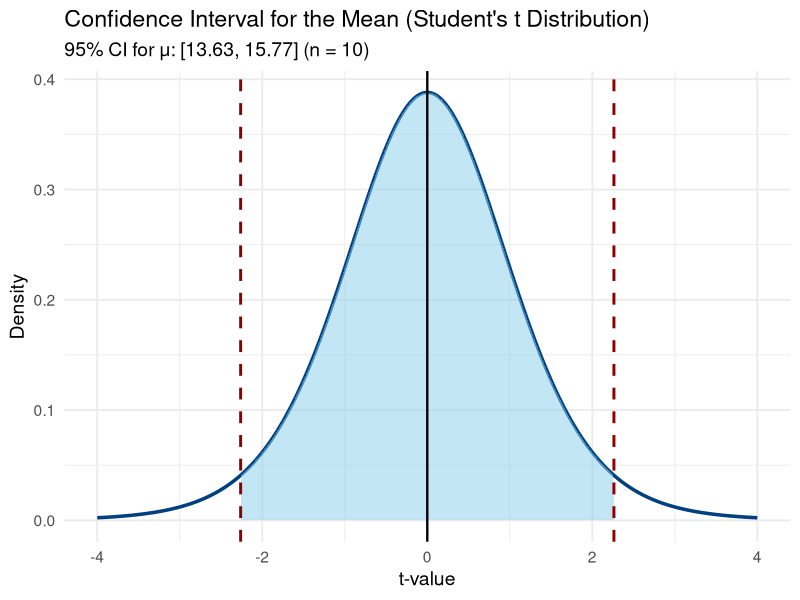

Write the R code that produced this figure.
## ---- chunk 1
# ------------------------------------------------------------
# Confidence Interval Visualization using the Student's t-distribution
# ------------------------------------------------------------
# This code:
# 1. Generates a small sample (n = 10)
# 2. Computes the sample mean, SD, and 95% CI for the population mean
# 3. Plots the t-distribution with the CI region highlighted
# ------------------------------------------------------------

# Load required libraries
library(ggplot2)

# Step 1: Create a small random sample (example data: test completion times in minutes)
set.seed(123)
x <- c(12, 15, 14, 16, 13, 15, 14, 17, 16, 15)

# Step 2: Compute sample statistics
n <- length(x)
xbar <- mean(x)
s <- sd(x)
alpha <- 0.05

# Step 3: Find t critical value for 95% CI
t_crit <- qt(1 - alpha/2, df = n - 1)

# Step 4: Compute margin of error and CI bounds
ME <- t_crit * s / sqrt(n)
CI_lower <- xbar - ME
CI_upper <- xbar + ME

# Step 5: Create a data frame for the t-distribution
t_values <- seq(-4, 4, length.out = 400)
t_density <- dt(t_values, df = n - 1)
df_plot <- data.frame(t_values, t_density)

# Step 6: Convert the observed t-statistics to standardized coordinates
t_lower <- (CI_lower - xbar) / (s / sqrt(n))
t_upper <- (CI_upper - xbar) / (s / sqrt(n))

# Step 7: Plot
ggplot(df_plot, aes(x = t_values, y = t_density)) +
  geom_line(color = "#004080", size = 1.2) +
  geom_area(data = subset(df_plot, t_values >= t_lower & t_values <= t_upper),
            aes(x = t_values, y = t_density), fill = "skyblue", alpha = 0.5) +
  geom_vline(xintercept = c(t_lower, t_upper), color = "darkred", linetype = "dashed", size = 1) +
  geom_vline(xintercept = 0, color = "black", size = 0.8) +
  labs(
    title = "Confidence Interval for the Mean (Student's t Distribution)",
    subtitle = sprintf("95%% CI for μ: [%.2f, %.2f] (n = %d)", CI_lower, CI_upper, n),
    x = "t-value",
    y = "Density"
  ) +
  theme_minimal(base_size = 14)
